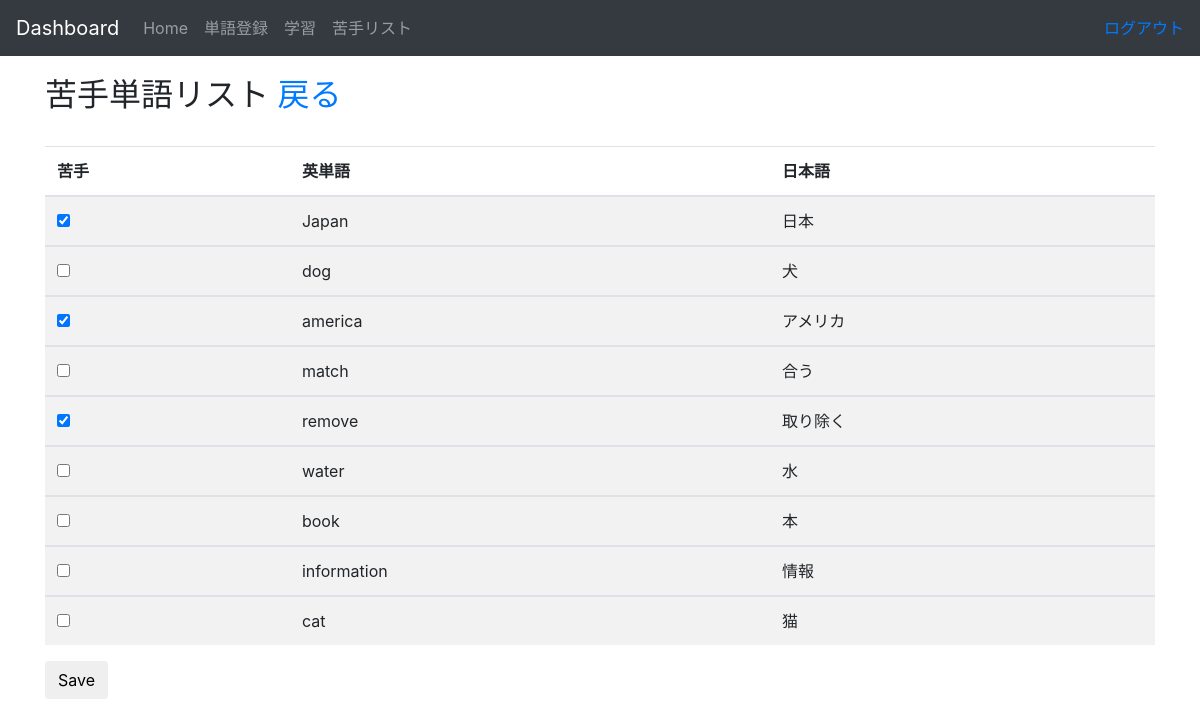
The app's page /user_home/weak_list/edit/ (signed in), older data.
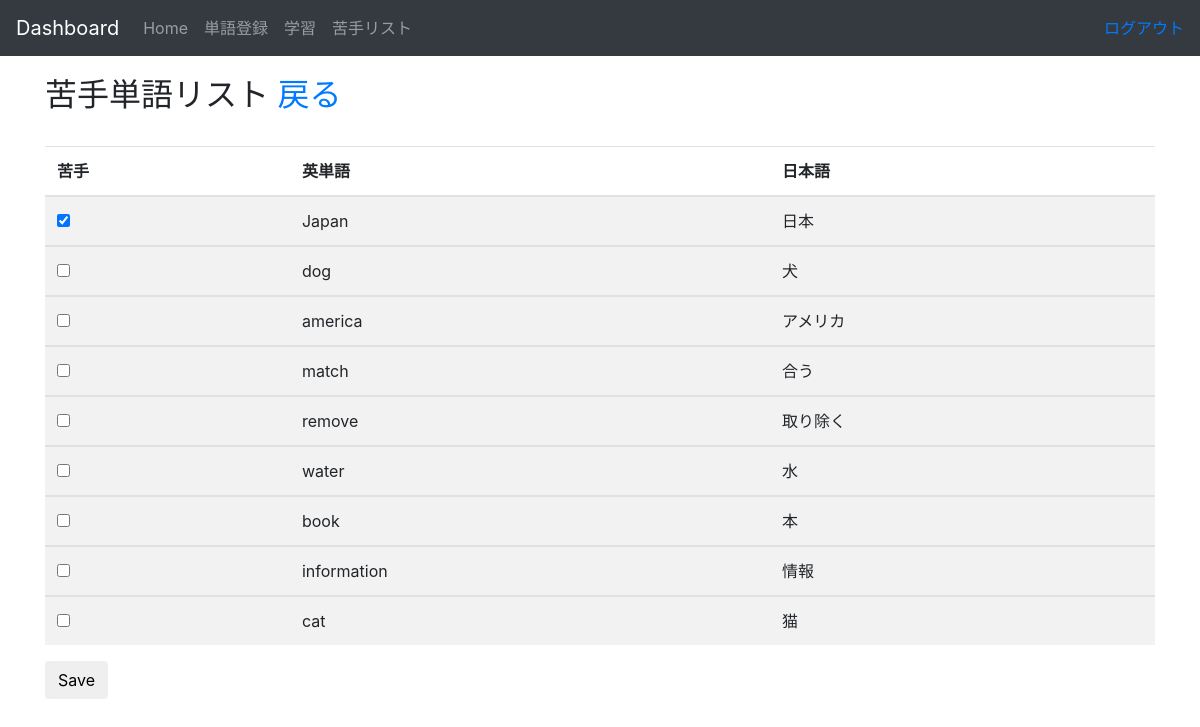
The same page, newer data.
### word_learn/models.py (models this page shows, shortened)
class Word(models.Model):
    user = models.ForeignKey(settings.AUTH_USER_MODEL, on_delete=models.CASCADE)
    weak=models.BooleanField(default=False)
    english_word = models.CharField(null=False,max_length=200)
    japanese_word = models.CharField(null=False,max_length=200)
    created_date = models.DateTimeField(default=timezone.now)

### word_learn/views.py (the view, shortened to what this page needs)
# urls.py: path('user_home/weak_list/edit/',views.WeakListEditView.as_view(),name="WeakListEdit"),
class WeakListEditView(View):
	template_name='word_learn/weak_list_edit.html'
	def get(self, request, *args, **kwargs):
		words=Word.objects.filter(user=request.user)
		return render(request, self.template_name, {'words': words})

### word_learn/templates/word_learn/weak_list_edit.html (shortened to what this page needs)
{% extends 'word_learn/base.html' %}
{% block content %}
          <h2>苦手単語リスト  <a  href="../">戻る</a></h2>
           <form method="POST" class="post-form">
          <div class="table-responsive">
            <table class="table table-striped">
              <thead>
                <tr>
                  <th>苦手</th>
                  <th>英単語</th>
                  <th>日本語</th>
                </tr>
              </thead>
                {% for word in words %}
                    <tbody>
                        <tr>
                            {% if word.weak %}
                　              <td><input type="checkbox" name="list[]" value="{{ word.id }}" checked="checked"/></td>
                            {% else %}
                                <td><input type="checkbox" name="list[]" value="{{ word.id }}" /></td>
                            {% endif%}
                                <td>{{word.english_word}}</td>
                                <td>{{word.japanese_word}}</td>
                        </tr>
                    </tbody>
                {% endfor %}
            </table>
          </div>
           <button type="submit" class="save btn btn-default" href=''>Save</button>
           </form>
 {% endblock %}

Row changes from the older to the newer data that the page shows:
changed Word "america": weak True → False (drawn); id "☑" → "☐"
changed Word "remove": weak True → False (drawn); id "☑" → "☐"
